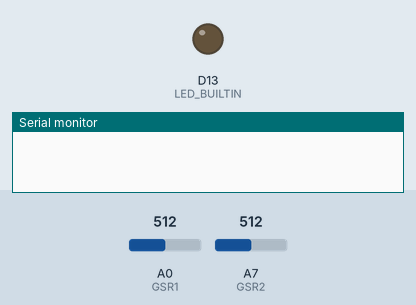
The sketch below on a simulated Arduino Nano 33 IoT. Parts: output pins drawn as LEDs (lit = HIGH), the last lines printed to the serial monitor. Inputs (shaded band) come from the test bench; at power-on: A0 (GSR1) = 512, A7 (GSR2) = 512. Nothing arrives over Bluetooth unless stated; a phone connects over Bluetooth LE 3 s after start.

Above: at 0.1 s.
At 4.0 s:
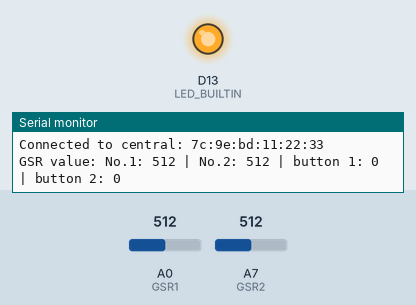
Timing chart, 0 to 5.5 s (numbered marks = the images above):
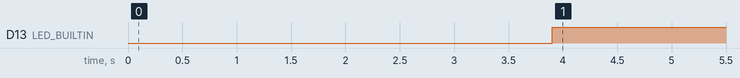

The sketch:

Two_GSR.ino
```cpp
#include <ArduinoBLE.h>

// we have buffer of size 4: 2 for GSR, and another 2 because each GSR will have its own button value
#define NUMBER_OF_DATA 4
#define UUID_service "ac825cd3-3274-42b7-8c31-8171eac33b9a"
#define UUID_characteristic "77bc0536-aac5-11ec-b909-0242ac120002"
#define LENGTH_OF_BUFFER 9
#define MEDIAN_POS (LENGTH_OF_BUFFER - 1)/2
#define GSR1 A0
#define GSR2 A7

union data
{
    struct __attribute__( ( packed ) )
    {
      short values[NUMBER_OF_DATA];
    };
    uint8_t bytes[ NUMBER_OF_DATA * sizeof( short ) ];
};
union data Data;


short buffer_beforeMedian1[LENGTH_OF_BUFFER];
short buffer_afterSort1[LENGTH_OF_BUFFER];

short buffer_beforeMedian2[LENGTH_OF_BUFFER];
short buffer_afterSort2[LENGTH_OF_BUFFER];


BLEService gsrService(UUID_service);
BLECharacteristic gsrChar(UUID_characteristic, BLERead | BLENotify | BLEWrite, sizeof Data.bytes);


void setup() {


    Serial.begin(9600);
    while (!Serial);

    pinMode(LED_BUILTIN, OUTPUT);


    if (!BLE.begin()) {
        Serial.println("starting BLE failed!");
        while (1);
    }

    // filling Data initially with 0
    for ( int i = 0; i < NUMBER_OF_DATA; i++ ) {
        Data.values[i] = 0;
    }

    // filling buffer first
    for (int i = 0; i < LENGTH_OF_BUFFER; i++) {
        short gsrVal1 = analogRead(GSR1);
        short gsrVal2 = analogRead(GSR2);
        buffer_beforeMedian1[i] = gsrVal1;
        buffer_beforeMedian2[i] = gsrVal2;
        delay(100);
    }


    BLE.setLocalName("GsrMonitor");
    BLE.setAdvertisedService(gsrService);
    gsrService.addCharacteristic(gsrChar);
    BLE.addService(gsrService);
    BLE.advertise();
    Serial.println("Bluetooth device active, waiting for connections...");
}

void loop() {
    BLEDevice central = BLE.central();

    if (central) {
        Serial.print("Connected to central: ");
        Serial.println(central.address());
        // turn on the LED to indicate the connection:
        digitalWrite(LED_BUILTIN, HIGH);

        while (central.connected()) {
            short sensorValue1 = 0;
            short sensorValue2 = 0;

            sensorValue1 = analogRead(GSR1);
            sensorValue2 = analogRead(GSR2);

            // initial value of the button
            Data.values[2] = 0;
            Data.values[3] = 0;

            shift_Buffer(buffer_beforeMedian1, sensorValue1);
            shift_Buffer(buffer_beforeMedian2, sensorValue2);
            //Serial.print("Buffer: ");
            //print_buffer(buffer_beforeMedian);

            copy_Buffer(buffer_beforeMedian1, buffer_afterSort1);
            copy_Buffer(buffer_beforeMedian2, buffer_afterSort2);

            quicksort(buffer_afterSort1, 0, LENGTH_OF_BUFFER - 1);
            quicksort(buffer_afterSort2, 0, LENGTH_OF_BUFFER - 1);
            //Serial.print("Sorted Buffer: ");
            //print_buffer(buffer_afterSort);

            Data.values[0] = buffer_afterSort1[MEDIAN_POS];
            Data.values[1] = buffer_afterSort2[MEDIAN_POS];

            if (gsrChar.written()) {
                if (gsrChar.value()) {
                    Data.values[2] = Data.values[0];
                    Data.values[3] = Data.values[1];
                }
            }

            Serial.print("GSR value: No.1: ");
            Serial.print(Data.values[0]);

            Serial.print(" | No.2: ");
            Serial.print(Data.values[1]);

            Serial.print(" | button 1: ");
            Serial.print(Data.values[2]);

            Serial.print(" | button 2: ");
            Serial.println(Data.values[3]);

            gsrChar.writeValue(Data.values, sizeof Data.bytes );


            delay(100);
        }

        // when the central disconnects, turn off the LED:
        digitalWrite(LED_BUILTIN, LOW);
        Serial.print("Disconnected from central: ");
        Serial.println(central.address());
    }
}
void quicksort(short* number,short first,short last){
    short i, j, pivot, temp;
    if(first < last){
        pivot = first;
        i = first;
        j = last;
        while(i < j){
            while(number[i] <= number[pivot] && (i < last)) {
                i++;
            }
            while(number[j] > number[pivot]) {
                j--;
            }
            if(i < j){
                temp = number[i];
                number[i] = number[j];
                number[j] = temp;
            }
        }
        temp = number[pivot];
        number[pivot] = number[j];
        number[j] = temp;
        quicksort(number, first, j-1);
        quicksort(number, j+1, last);
    }
}

void shift_Buffer(short* arr, short newVal) {
    for (int i = 0, j = 1; i < LENGTH_OF_BUFFER - 1; i++, j++) {
        arr[i] = arr[j];
    }
    arr[LENGTH_OF_BUFFER - 1] = newVal;
}

void copy_Buffer(short* arr1, short* arr2) {
    for (int i = 0; i < LENGTH_OF_BUFFER; i++) {
        arr2[i] = arr1[i];
    }
}

void print_buffer(short* buff) {
    Serial.print("[");
    for (int i = 0; i < LENGTH_OF_BUFFER - 1; i++) {
        Serial.print(buff[i]);
        Serial.print(",");
    }
    Serial.print(buff[LENGTH_OF_BUFFER - 1]);
    Serial.println("]");
    delay(2000);
}
```

Measured:
- by itself, D13 (LED_BUILTIN): LOW → HIGH at 3.9 s
